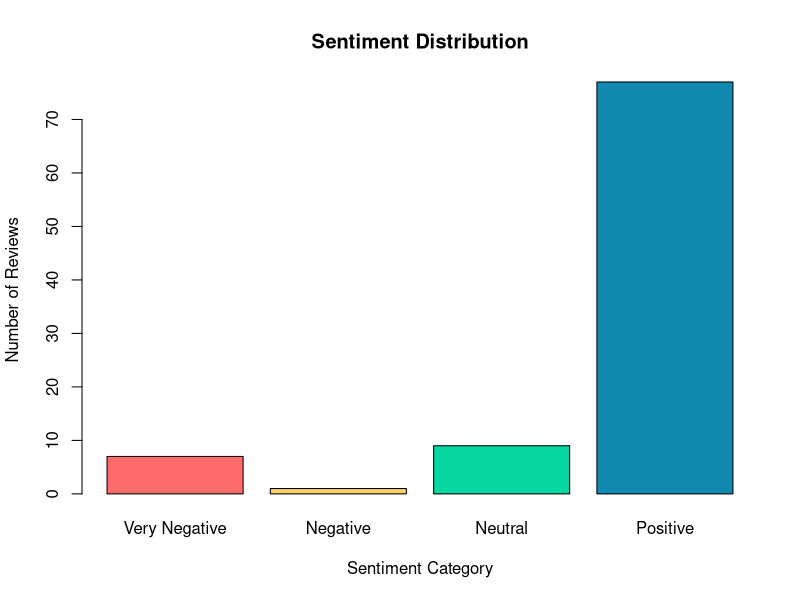
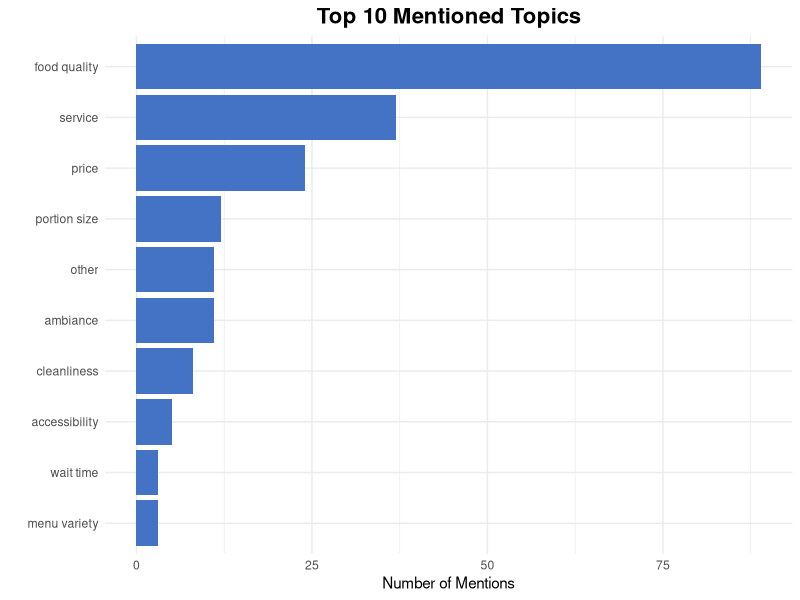

The R script that drew these images, in order:
## ---- chunk 1
barplot(c( 7, 1, 9, 77 ), names.arg = c('Very Negative', 'Negative', 'Neutral', 'Positive'),
    main = 'Sentiment Distribution', 
    xlab = 'Sentiment Category', 
    ylab = 'Number of Reviews',
    col = c('#FF6B6B', '#FFD166', '#06D6A0', '#118AB2'))
## ---- chunk 2
library(ggplot2)
top_topics <- data.frame(
  Topic = c( "food quality", "service", "price", "portion size", "ambiance", "other", "cleanliness", "accessibility", "menu variety", "wait time" ),
  Count = c( 89, 37, 24, 12, 11, 11, 8, 5, 3, 3 )
)

ggplot(top_topics, aes(x = reorder(Topic, Count), y = Count)) +
  geom_bar(stat = 'identity', fill = '#4472C4') +
  coord_flip() +
  labs(title = 'Top 10 Mentioned Topics', x = '', y = 'Number of Mentions') +
  theme_minimal() +
  theme(plot.title = element_text(hjust = 0.5, size = 16, face = 'bold'))
## ---- chunk 3
library(knitr)

# Création du dataframe de forces
top_strengths_df <- data.frame(
  Strength = c( "Great food", "Consistently good food", "Delicious food", "Excellent poutine with meat", "Friendly staff", "Generous portion sizes", "Happy about the reopening", "Affordable prices", "Best souvlaki in Montreal", "Excellent food quality" ),
  Mentions = c( 4, 3, 3, 3, 3, 3, 3, 2, 2, 2 )
)

kable(top_strengths_df, caption = 'Top 10 Mentioned Strengths')
## ---- chunk 4
library(knitr)

# Création du dataframe de faiblesses
top_weaknesses_df <- data.frame(
  Weakness = c( "Cash-only payment", "Cash-only payment policy", "Mediocre food quality", "Disappointing food quality", "Long wait times", "Soggy fries", "Ambiance needs improvement", "Argument between colleagues", "Average cleanliness", "Basic decor and service" ),
  Mentions = c( 12, 5, 3, 2, 2, 2, 1, 1, 1, 1 )
)

kable(top_weaknesses_df, caption = 'Top 10 Mentioned Weaknesses')
